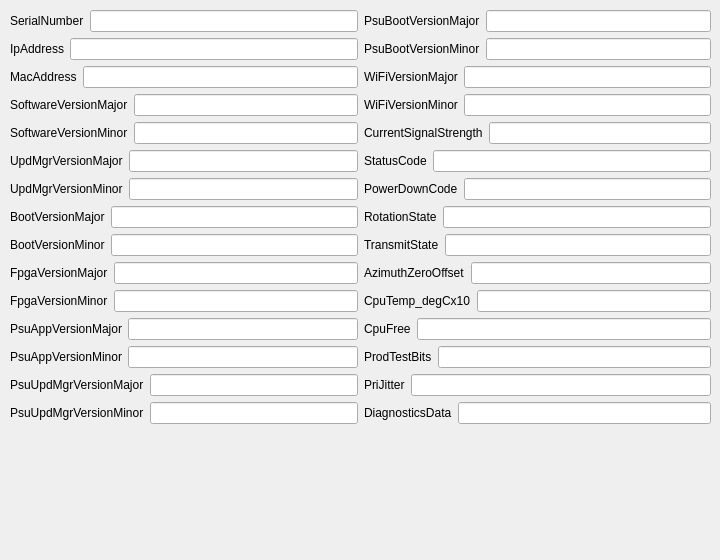
    <widget class="QWidget" name="tab_5">
     <attribute name="title">
      <string>Attributes</string>
     </attribute>
     <widget class="QWidget" name="horizontalLayoutWidget_2">
      <property name="geometry">
       <rect>
        <x>10</x>
        <y>10</y>
        <width>701</width>
        <height>541</height>
       </rect>
      </property>
      <layout class="QHBoxLayout" name="horizontalLayout_45">
       <item>
        <layout class="QVBoxLayout" name="verticalLayout_5">
         <item>
          <layout class="QHBoxLayout" name="horizontalLayout_35">
           <property name="spacing">
            <number>6</number>
           </property>
           <item>
            <widget class="QLabel" name="label_35">
             <property name="text">
              <string>SerialNumber</string>
             </property>
            </widget>
           </item>
           <item>
            <widget class="QLineEdit" name="lineEdit_35"/>
           </item>
          </layout>
         </item>
         <item>
          <layout class="QHBoxLayout" name="horizontalLayout_36">
           <item>
            <widget class="QLabel" name="label_40">
             <property name="text">
              <string>IpAddress</string>
             </property>
            </widget>
           </item>
           <item>
            <widget class="QLineEdit" name="lineEdit_36"/>
           </item>
          </layout>
         </item>
         <item>
          <layout class="QHBoxLayout" name="horizontalLayout_37">
           <item>
            <widget class="QLabel" name="label_41">
             <property name="text">
              <string>MacAddress</string>
             </property>
            </widget>
           </item>
           <item>
            <widget class="QLineEdit" name="lineEdit_37"/>
           </item>
          </layout>
         </item>
         <item>
          <layout class="QHBoxLayout" name="horizontalLayout_38">
           <item>
            <widget class="QLabel" name="label_42">
             <property name="text">
              <string>SoftwareVersionMajor</string>
             </property>
            </widget>
           </item>
           <item>
            <widget class="QLineEdit" name="lineEdit_38"/>
           </item>
          </layout>
         </item>
         <item>
          <layout class="QHBoxLayout" name="horizontalLayout_39">
           <item>
            <widget class="QLabel" name="label_43">
             <property name="text">
              <string>SoftwareVersionMinor</string>
             </property>
            </widget>
           </item>
           <item>
            <widget class="QLineEdit" name="lineEdit_39"/>
           </item>
          </layout>
         </item>
         <item>
          <layout class="QHBoxLayout" name="horizontalLayout_40">
           <item>
            <widget class="QLabel" name="label_44">
             <property name="text">
              <string>UpdMgrVersionMajor</string>
             </property>
            </widget>
           </item>
           <item>
            <widget class="QLineEdit" name="lineEdit_40"/>
           </item>
          </layout>
         </item>
         <item>
          <layout class="QHBoxLayout" name="horizontalLayout_41">
           <item>
            <widget class="QLabel" name="label_45">
             <property name="text">
              <string>UpdMgrVersionMinor</string>
             </property>
            </widget>
           </item>
           <item>
            <widget class="QLineEdit" name="lineEdit_41"/>
           </item>
          </layout>
         </item>
         <item>
          <layout class="QHBoxLayout" name="horizontalLayout_42">
           <item>
            <widget class="QLabel" name="label_46">
             <property name="text">
              <string>BootVersionMajor</string>
             </property>
            </widget>
           </item>
           <item>
            <widget class="QLineEdit" name="lineEdit_42"/>
           </item>
          </layout>
         </item>
         <item>
          <layout class="QHBoxLayout" name="horizontalLayout_43">
           <item>
            <widget class="QLabel" name="label_47">
             <property name="text">
              <string>BootVersionMinor</string>
             </property>
            </widget>
           </item>
           <item>
            <widget class="QLineEdit" name="lineEdit_43"/>
           </item>
          </layout>
         </item>
         <item>
          <layout class="QHBoxLayout" name="horizontalLayout_46">
           <item>
            <widget class="QLabel" name="label_48">
             <property name="text">
              <string>FpgaVersionMajor</string>
             </property>
            </widget>
           </item>
           <item>
            <widget class="QLineEdit" name="lineEdit_44"/>
           </item>
          </layout>
         </item>
         <item>
          <layout class="QHBoxLayout" name="horizontalLayout_47">
           <item>
            <widget class="QLabel" name="label_49">
             <property name="text">
              <string>FpgaVersionMinor</string>
             </property>
            </widget>
           </item>
           <item>
            <widget class="QLineEdit" name="lineEdit_45"/>
           </item>
          </layout>
         </item>
         <item>
          <layout class="QHBoxLayout" name="horizontalLayout_55">
           <item>
            <widget class="QLabel" name="label_57">
             <property name="text">
              <string>PsuAppVersionMajor</string>
             </property>
            </widget>
           </item>
           <item>
            <widget class="QLineEdit" name="lineEdit_53"/>
           </item>
          </layout>
         </item>
         <item>
          <layout class="QHBoxLayout" name="horizontalLayout_56">
           <item>
            <widget class="QLabel" name="label_58">
             <property name="text">
              <string>PsuAppVersionMinor</string>
             </property>
            </widget>
           </item>
           <item>
            <widget class="QLineEdit" name="lineEdit_54"/>
           </item>
          </layout>
         </item>
         <item>
          <layout class="QHBoxLayout" name="horizontalLayout_48">
           <item>
            <widget class="QLabel" name="label_50">
             <property name="text">
              <string>PsuUpdMgrVersionMajor</string>
             </property>
            </widget>
           </item>
           <item>
            <widget class="QLineEdit" name="lineEdit_46"/>
           </item>
          </layout>
         </item>
         <item>
          <layout class="QHBoxLayout" name="horizontalLayout_49">
           <item>
            <widget class="QLabel" name="label_51">
             <property name="text">
              <string>PsuUpdMgrVersionMinor</string>
             </property>
            </widget>
           </item>
           <item>
            <widget class="QLineEdit" name="lineEdit_47"/>
           </item>
          </layout>
         </item>
         <item>
          <spacer name="verticalSpacer_20">
           <property name="orientation">
            <enum>Qt::Vertical</enum>
           </property>
           <property name="sizeHint" stdset="0">
            <size>
             <width>20</width>
             <height>40</height>
            </size>
           </property>
          </spacer>
         </item>
        </layout>
       </item>
       <item>
        <layout class="QVBoxLayout" name="verticalLayout_6">
         <item>
          <layout class="QHBoxLayout" name="horizontalLayout_50">
           <property name="spacing">
            <number>6</number>
           </property>
           <item>
            <widget class="QLabel" name="label_52">
             <property name="text">
              <string>PsuBootVersionMajor</string>
             </property>
            </widget>
           </item>
           <item>
            <widget class="QLineEdit" name="lineEdit_48"/>
           </item>
          </layout>
         </item>
         <item>
          <layout class="QHBoxLayout" name="horizontalLayout_51">
           <item>
            <widget class="QLabel" name="label_53">
             <property name="text">
              <string>PsuBootVersionMinor</string>
             </property>
            </widget>
           </item>
           <item>
            <widget class="QLineEdit" name="lineEdit_49"/>
           </item>
          </layout>
         </item>
         <item>
          <layout class="QHBoxLayout" name="horizontalLayout_52">
           <item>
            <widget class="QLabel" name="label_54">
             <property name="text">
              <string>WiFiVersionMajor</string>
             </property>
            </widget>
           </item>
           <item>
            <widget class="QLineEdit" name="lineEdit_50"/>
           </item>
          </layout>
         </item>
         <item>
          <layout class="QHBoxLayout" name="horizontalLayout_53">
           <item>
            <widget class="QLabel" name="label_55">
             <property name="text">
              <string>WiFiVersionMinor</string>
             </property>
            </widget>
           </item>
           <item>
            <widget class="QLineEdit" name="lineEdit_51"/>
           </item>
          </layout>
         </item>
         <item>
          <layout class="QHBoxLayout" name="horizontalLayout_57">
           <item>
            <widget class="QLabel" name="label_59">
             <property name="text">
              <string>CurrentSignalStrength</string>
             </property>
            </widget>
           </item>
           <item>
            <widget class="QLineEdit" name="lineEdit_55"/>
           </item>
          </layout>
         </item>
         <item>
          <layout class="QHBoxLayout" name="horizontalLayout_58">
           <item>
            <widget class="QLabel" name="label_60">
             <property name="text">
              <string>StatusCode</string>
             </property>
            </widget>
           </item>
           <item>
            <widget class="QLineEdit" name="lineEdit_56"/>
           </item>
          </layout>
         </item>
         <item>
          <layout class="QHBoxLayout" name="horizontalLayout_59">
           <item>
            <widget class="QLabel" name="label_61">
             <property name="text">
              <string>PowerDownCode</string>
             </property>
            </widget>
           </item>
           <item>
            <widget class="QLineEdit" name="lineEdit_57"/>
           </item>
          </layout>
         </item>
         <item>
          <layout class="QHBoxLayout" name="horizontalLayout_60">
           <item>
            <widget class="QLabel" name="label_62">
             <property name="text">
              <string>RotationState</string>
             </property>
            </widget>
           </item>
           <item>
            <widget class="QLineEdit" name="lineEdit_58"/>
           </item>
          </layout>
         </item>
         <item>
          <layout class="QHBoxLayout" name="horizontalLayout_61">
           <item>
            <widget class="QLabel" name="label_63">
             <property name="text">
              <string>TransmitState</string>
             </property>
            </widget>
           </item>
           <item>
            <widget class="QLineEdit" name="lineEdit_59"/>
           </item>
          </layout>
         </item>
         <item>
          <layout class="QHBoxLayout" name="horizontalLayout_62">
           <item>
            <widget class="QLabel" name="label_64">
             <property name="text">
              <string>AzimuthZeroOffset</string>
             </property>
            </widget>
           </item>
           <item>
            <widget class="QLineEdit" name="lineEdit_60"/>
           </item>
          </layout>
         </item>
         <item>
          <layout class="QHBoxLayout" name="horizontalLayout_63">
           <item>
            <widget class="QLabel" name="label_65">
             <property name="text">
              <string>CpuTemp_degCx10</string>
             </property>
            </widget>
           </item>
           <item>
            <widget class="QLineEdit" name="lineEdit_61"/>
           </item>
          </layout>
         </item>
         <item>
          <layout class="QHBoxLayout" name="horizontalLayout_64">
           <item>
            <widget class="QLabel" name="label_66">
             <property name="text">
              <string>CpuFree</string>
             </property>
            </widget>
           </item>
           <item>
            <widget class="QLineEdit" name="lineEdit_62"/>
           </item>
          </layout>
         </item>
         <item>
          <layout class="QHBoxLayout" name="horizontalLayout_65">
           <item>
            <widget class="QLabel" name="label_67">
             <property name="text">
              <string>ProdTestBits</string>
             </property>
            </widget>
           </item>
           <item>
            <widget class="QLineEdit" name="lineEdit_63"/>
           </item>
          </layout>
         </item>
         <item>
          <layout class="QHBoxLayout" name="horizontalLayout_66">
           <item>
            <widget class="QLabel" name="label_68">
             <property name="text">
              <string>PriJitter</string>
             </property>
            </widget>
           </item>
           <item>
            <widget class="QLineEdit" name="lineEdit_64"/>
           </item>
          </layout>
         </item>
         <item>
          <layout class="QHBoxLayout" name="horizontalLayout_67">
           <item>
            <widget class="QLabel" name="label_69">
             <property name="text">
              <string>DiagnosticsData</string>
             </property>
            </widget>
           </item>
           <item>
            <widget class="QLineEdit" name="lineEdit_65"/>
           </item>
          </layout>
         </item>
         <item>
          <spacer name="verticalSpacer_21">
           <property name="orientation">
            <enum>Qt::Vertical</enum>
           </property>
           <property name="sizeHint" stdset="0">
            <size>
             <width>20</width>
             <height>40</height>
            </size>
           </property>
          </spacer>
         </item>
        </layout>
       </item>
      </layout>
     </widget>
    </widget>
